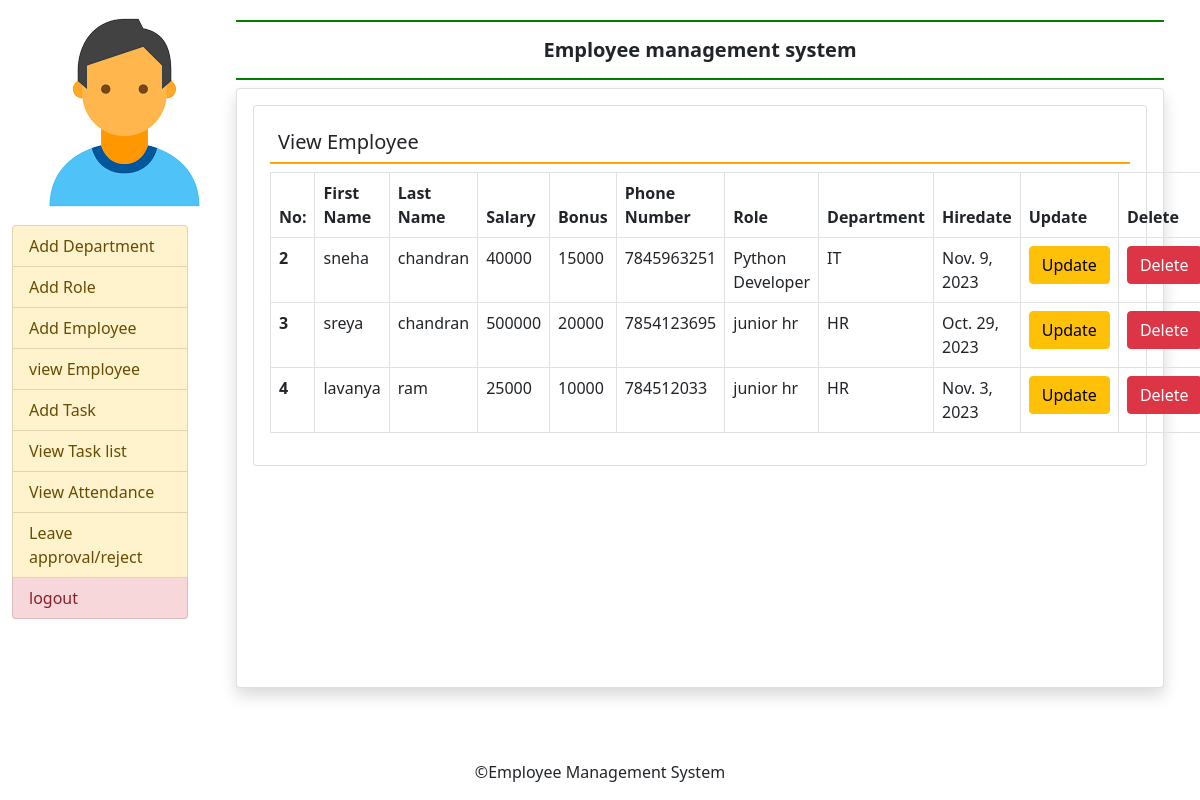
/view_employee, run on the app's committed database.
### employee_app/models.py (models this page shows, shortened)
class Employee(models.Model):
    first_name = models.CharField(max_length=100, null=False)
    last_name = models.CharField(max_length=100)
    dept = models.ForeignKey(Department, on_delete=models.CASCADE)
    salary = models.IntegerField(default=0)
    bonus = models.IntegerField(default=0)
    role = models.ForeignKey(Role, on_delete=models.CASCADE)
    phone = models.IntegerField(default=0)
    hire_date = models.DateField(max_length=50)
    def __str__(self):
        return "%s %s" % (self.first_name, self.last_name)

class Role(models.Model):
    role = models.CharField(max_length=100, null=False)
    dept = models.ForeignKey(Department, on_delete=models.CASCADE)

class Department(models.Model):
    department = models.CharField(max_length=100, null=False)
    location = models.CharField(max_length=100, null=False)

### employee_app/views.py (the view)
# urls.py: path('view_employee',views.view_employee,name='view_employee'),
def view_employee(request):
    emps = Employee.objects.all()
    context = {
        'emps': emps
    }
    print(context)
    return render(request, 'view_employee.html', context)

### template/view_employee.html (shortened to what this page needs)
{% extends 'admin_base.html' %}
{% block main %}
<div class="card">
        <div class="card-body">
        <h5 class="p-2 " style='border-bottom:2px solid orange'>View Employee</h5>
<table class="table table-bordered">
  <thead>
    <tr>
      <th scope="col">No:</th>
      <th scope="col">First Name</th>
      <th scope="col">Last Name</th>
      <th scope="col">Salary</th>
      <th scope="col">Bonus</th>
      <th scope="col">Phone Number</th>
      <th scope="col">Role</th>
      <th scope="col">Department</th>
      <th scope="col">Hiredate</th>
      <th scope="col">Update</th>
      <th scope="col">Delete</th>
    </tr>
  </thead>
  {% for emp in emps %}
  <tbody>
    <tr>
      <th scope="row">{{emp.id}}</th>
      <td>{{emp.first_name}}</td>
      <td>{{emp.last_name}}</td>
      <td>{{emp.salary}}</td>
      <td>{{emp.bonus}}</td>
      <td>{{emp.phone}}</td>
      <td>{{emp.role.role}}</td>
      <td>{{emp.dept.department}}</td>
      <td>{{emp.hire_date}}</td>
      <td><a href="{% url 'edit_employee' emp.id %}" class="btn btn-warning " tabindex="-1" role="button" aria-disabled="true">Update</a></td>
      <td><a href="{% url 'delete_employee' emp.id %}" class="btn btn-danger " tabindex="-1" role="button" aria-disabled="true">Delete</a></td>
    </tr>
  </tbody>
  {% endfor %}
</table>
        </div>
</div>
{% endblock %}

### template/admin_base.html (shortened to what this page needs)
{% load static %}
<!doctype html>
<html lang="en">
  <head>
    <link href="https://cdn.jsdelivr.net/npm/bootstrap@5.0.2/dist/css/bootstrap.min.css" rel="stylesheet">
  </head>
  <body>
<div class="container-fluid">
    <div class="row">
        <div class="col-sm-2">
            <img src="{% static 'admin.png' %}">
            <div class="list-group">
              <a href="{% url 'add_department' %}" class="list-group-item list-group-item-warning">Add Department</a>
              <a href="{% url 'add_role' %}" class="list-group-item list-group-item-warning">Add Role</a>
              <a href="{% url 'add_employee' %}" class="list-group-item list-group-item-warning">Add Employee</a>
              <a href="{% url 'view_employee' %}" class="list-group-item list-group-item-warning">view Employee</a>
              <a href="{% url 'add_task' %}" class="list-group-item list-group-item-warning">Add Task</a>
              <a href="{% url 'all_task' %}" class="list-group-item list-group-item-warning">View Task list</a>
               <a href="{% url 'admin_view_attendence' %}" class="list-group-item list-group-item-warning">View Attendance</a>
               <a href="{% url 'admin_leave_approval' %}" class="list-group-item list-group-item-warning">Leave approval/reject</a>
              <a href="{% url 'logout' %}" class="list-group-item list-group-item-danger">logout</a>
            </div>
        </div>
        <div class="col-sm-10 p-8">
            <div class="container-fluid">
            <h5 class="text-center p-3 font-weight-bold" style="border-bottom:2px solid green;border-top:2px solid green;margin-top:20px"><b>Employee management system</b></h5>
                <div class="card shadow" style="height:600px">
                    <div class="card-body">
                      {% block main %}
                      {% endblock %}
            </div>
            </div>
            </div>
        </div>
    </div>
</div>
  </body>
</html>
{% include 'footer.html' %}

### template/footer.html
<div class="footer fixed-bottom my_footer">
    <p class="text-center">&copy;Employee Management System</p>
</div>

### data on the page
Employee: id "2", first_name "sneha", last_name "chandran", salary "40000", bonus "15000", phone "7845963251", role.role "Python Developer", dept.department "IT", hire_date "Nov. 9, 2023"
Employee: id "3", first_name "sreya", last_name "chandran", salary "500000", bonus "20000", phone "7854123695", role.role "junior hr", dept.department "HR", hire_date "Oct. 29, 2023"
Employee: id "4", first_name "lavanya", last_name "ram", salary "25000", bonus "10000", phone "784512033", role.role "junior hr", dept.department "HR", hire_date "Nov. 3, 2023"
